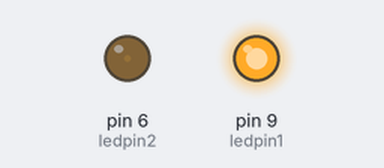
This sketch was run on a simulated Arduino Uno, built with avr-gcc and run on an emulated ATmega328P. Shown: output pins drawn as LEDs (lit = HIGH).

Above: at 0.1 s.
At 1.95 s:
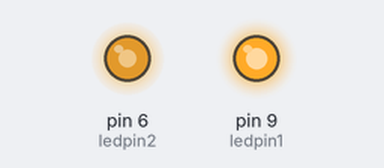
At 6.45 s:
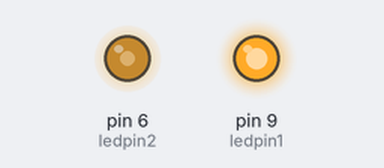
At 12.8 s:
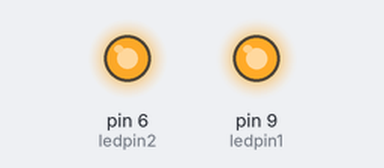
Timing chart, 0 to 14.7 s (numbered marks = the images above):
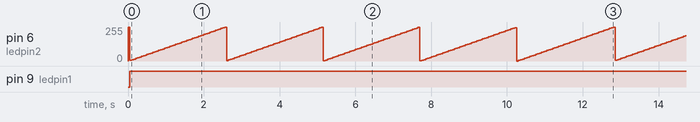

The sketch:

lab2-exp3.ino
```cpp
int ledpin1=9;
int ledpin2=6;


void setup() {
  // put your setup code here, to run once:

}

void loop() {
  // put your main code here, to run repeatedly:
  int f1=0;
  int f2=255;
  while(f1<=255 && f2>=0){
    analogWrite(ledpin1,f1);
    analogWrite(ledpin2,f2);
    f1-=5;
    f2+=5;
    delay(50);
  }
  f1=255;
  f2=0;
  while(f2>=0 && f1 <=255){
    analogWrite(ledpin1,f1);
    analogWrite(ledpin2,f2);
    f1+=5;
    f2-=5;
    delay(50);
  }
}
```

Measured:
- by itself, pin 6 (ledpin2): ramps from 0/255 to 255/255 and jumps back, once every 2.6 s
- by itself, pin 9 (ledpin1): LOW → HIGH at 0.05 s
